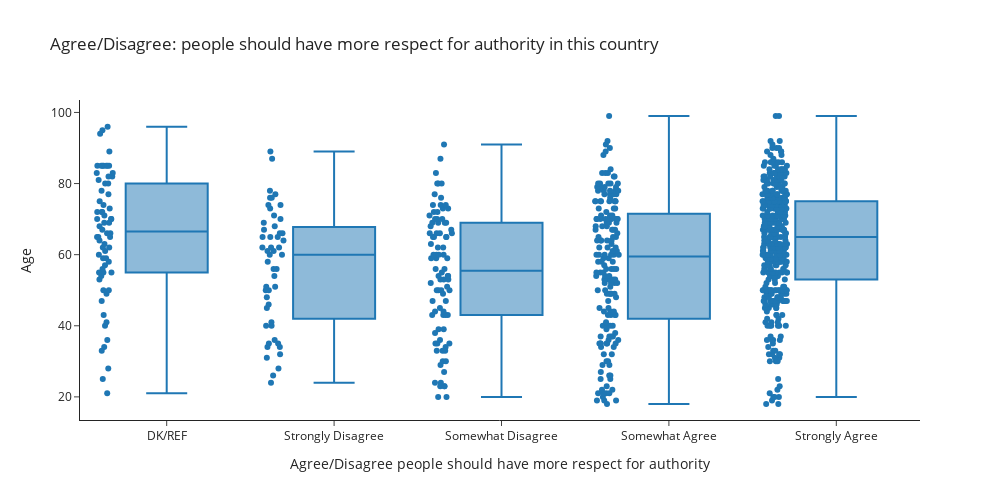

The notebook cell saved with this chart:
### Markdown cell above
Or we can show these boxplots in plotly express. (The `points='all'` option will put show a data point for each observation with some random extra "noise" to avoid overplotting)

### Code cell
ordering = ['DK/REF','Strongly Disagree','Somewhat Disagree','Somewhat Agree', "Strongly Agree"]
fig = px.box(y='age', x='respect_for_authority_cat',
             data_frame = df, 
             template='simple_white', # using the white template instead of the default
             width =1000,
             height = 500,
             points = 'all',
             title ="Agree/Disagree: people should have more respect for authority in this country",
              # assigning labels 
              labels = {'respect_for_authority_cat': 'Agree/Disagree people should have more respect for authority', 
                       'age' : 'Age'
                       }
            )
# fixing ordering of categories
fig.update_layout(
    xaxis={'categoryorder':'array', 'categoryarray': ordering}
)
fig.show()

### Figure 1 — Plotly figure (JSON) as saved in the notebook; plotly's stock layout.template omitted (floating-point values rounded to 4 significant figures; data arrays with more than 128 entries replaced by an {"elided": "..."} marker saying what was removed)
{"data": [{"alignmentgroup": "True", "boxpoints": "all", "hovertemplate": "Agree/Disagree people should have more respect for authority=%{x}<br>Age=%{y}<extra></extra>", "legendgroup": "", "marker": {"color": "#1F77B4"}, "name": "", "notched": false, "offsetgroup": "", "orientation": "v", "showlegend": false, "type": "box", "x": {"elided": "800 str values"}, "x0": " ", "xaxis": "x", "y": {"elided": "800 int values"}, "y0": " ", "yaxis": "y"}], "layout": {"boxmode": "group", "height": 500, "legend": {"tracegroupgap": 0}, "title": {"text": "Agree/Disagree: people should have more respect for authority in this country"}, "width": 1000, "xaxis": {"anchor": "y", "categoryarray": ["DK/REF", "Strongly Disagree", "Somewhat Disagree", "Somewhat Agree", "Strongly Agree"], "categoryorder": "array", "domain": [0, 1], "title": {"text": "Agree/Disagree people should have more respect for authority"}}, "yaxis": {"anchor": "x", "domain": [0, 1], "title": {"text": "Age"}}}}
